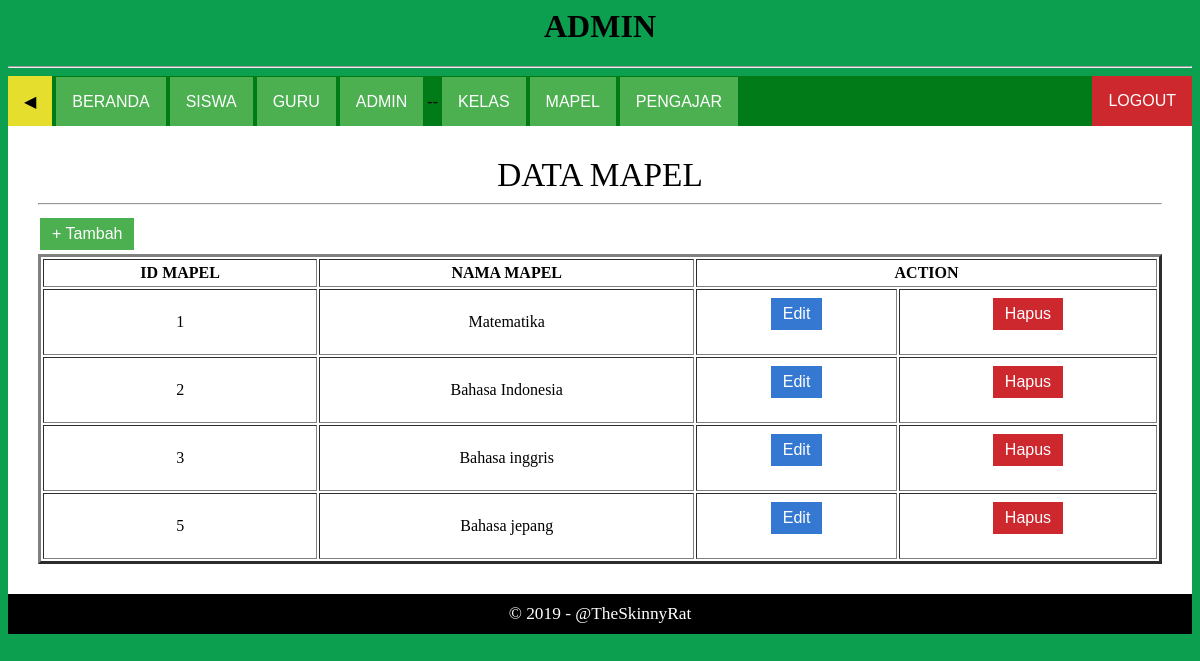
Page /page/admin/mapel.php (signed in) on the committed database.
### tables this page shows
CREATE TABLE `tbl_mapel` (
  `id_mapel` int(11) NOT NULL,
  `nama_mapel` varchar(50) NOT NULL
);

### page/admin/mapel.php (the view, shortened to what this page needs)
<?php session_start();
if($_SESSION && $_SESSION['login'] == 'admin'){ ?>
<?php require_once('assets/header.php'); ?>
<?php
$query = mysql_query("select * from tbl_mapel");
?>
<div class="content">
	<div class="font">
		<div style="font-size: 25pt;">
			<center>DATA MAPEL</center>
		</div><hr>
		<a href="mapel_form.php"><button class="button button1">+ Tambah</button></a>
		<table style="text-align: center;" border="3" cellpadding="4" width="100%" height="auto">
			<tr>
				<th>ID MAPEL</th>
				<th>NAMA MAPEL</th>
				<th colspan="2">ACTION</th>
			</tr>
			<?php
while ($data = mysql_fetch_assoc($query)) {
?>
			<tr>
				<td>
					<?php echo $data['id_mapel'];  ?>
				</td>
				<td>
					<?php echo $data['nama_mapel'];  ?>
				</td>
				<td>
					<form action="mapel_form.php" method="post">
						<input type="submit" name="edit" class="button button-info" value="Edit">
					</form>
				</td>
				<td>
					<form action="action/mapel_act.php" method="post">
						<input type="submit" name="hapus" class="button button-danger" value="Hapus">
					</form>
				</td>
			</tr>
			<?php
}
?>
		</table>
	</div>
</div>
<?php require_once('assets/footer.php'); ?>
<?php }else{ ?>
<script language="javascript">
	document.location = '../../index.php'
</script>
<?php } ?>

### page/admin/assets/css/main.css (style rules this page uses)
.button { background-color: #4CAF50; border: none; color: white; padding: 5px 10px; text-align: center; text-decoration: none; display: inline-block; font-size: 16px; margin: 4px 2px; -webkit-transition-duration: 0.8s; transition-duration: 0.8s; cursor: pointer; }
.button1 { background-color: #4CAF50; color: white; border: 2px solid #4CAF50; }
.button-danger { background-color: #cc282d; color: white; border: 2px solid #cc282d; }
.button-info { background-color: #3578d2; color: white; border: 2px solid #3578d2; }
.content { background: white; float: left; align-content: center; width: 100%; height: auto; }
.content .font { padding: 20px; }
.font { margin: 10px; font: 13pt 'trebuchet ms'; }

### rows in the picture
tbl_mapel: id_mapel "1", nama_mapel "Matematika"
tbl_mapel: id_mapel "2", nama_mapel "Bahasa Indonesia"
tbl_mapel: id_mapel "3", nama_mapel "Bahasa inggris"
tbl_mapel: id_mapel "5", nama_mapel "Bahasa jepang"
